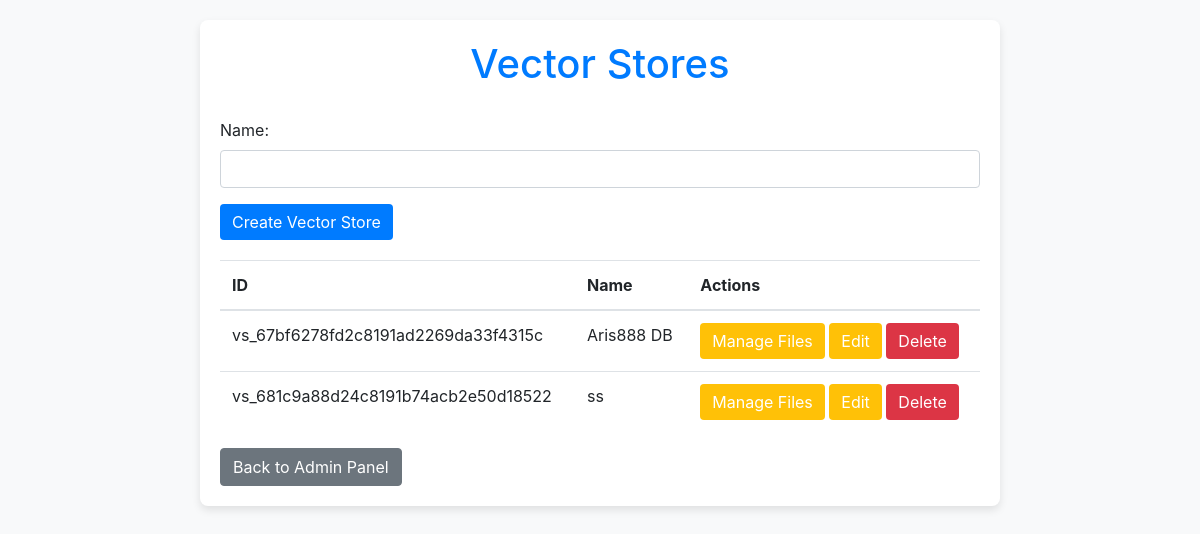
Before: /admin/vector_stores (signed in) with the older database file.
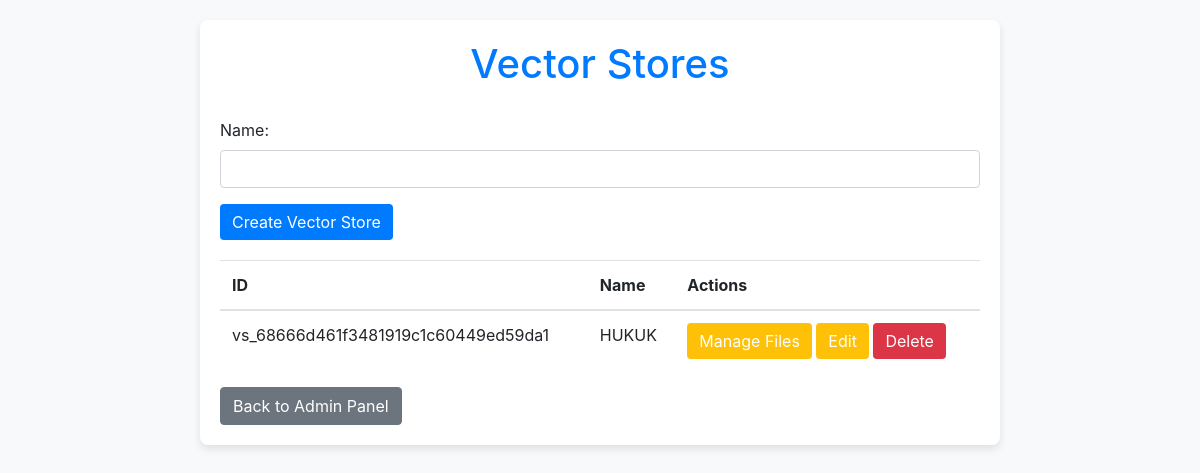
After: the same page with the newer database file.
### app.py (models this page shows)
class VectorStore(db.Model):
    id = db.Column(db.String, primary_key=True)
    name = db.Column(db.String)

### app.py (the view)
@app.route('/admin/vector_stores')
@admin_required
def vector_stores():
    vector_stores = VectorStore.query.all()
    return render_template('vector_stores.html', vector_stores=vector_stores)

### app.py (called while the page is built)
@login_manager.user_loader
def load_user(user_id):
    return db.session.get(User, int(user_id))

def admin_required(f):
    @wraps(f)
    def decorated_function(*args, **kwargs):
        if not current_user.is_authenticated or not current_user.is_admin:
            return redirect(url_for('login'))
        return f(*args, **kwargs)
    return decorated_function

### templates/vector_stores.html (shortened to what this page needs)
<!DOCTYPE html>
<html lang="en">
<head>
    <link rel="stylesheet" href="https://stackpath.bootstrapcdn.com/bootstrap/4.5.2/css/bootstrap.min.css">
</head>
<body>
    <div class="container">
        <h1>Vector Stores</h1>
        <form action="{{ url_for('create_vector_store') }}" method="post">
            <div class="form-group">
                <label for="name">Name:</label>
                <input type="text" class="form-control" id="name" name="name" required>
            </div>
            <button type="submit" class="btn btn-primary">Create Vector Store</button>
        </form>
        <table class="table">
            <thead>
                <tr>
                    <th>ID</th>
                    <th>Name</th>
                    <th>Actions</th>
                </tr>
            </thead>
            <tbody>
                {% for vector_store in vector_stores %}
                <tr>
                    <td>{{ vector_store.id }}</td>
                    <td>{{ vector_store.name }}</td>
                    <td>
                        <a href="{{ url_for('vector_store_files', vector_store_id=vector_store.id) }}" class="btn btn-warning">Manage Files</a>
                        <a href="{{ url_for('edit_vector_store', id=vector_store.id) }}" class="btn btn-warning">Edit</a>
                        <form action="{{ url_for('delete_vector_store', id=vector_store.id) }}" method="post" style="display:inline;">
                            <button type="submit" class="btn btn-danger">Delete</button>
                        </form>
                    </td>
                </tr>
                {% endfor %}
            </tbody>
        </table>
        <a href="/admin" class="btn btn-secondary">Back to Admin Panel</a>
    </div>
</body>
</html>

Changed rows visible on the page:
removed VectorStore: id "vs_67bf6278fd2c8191ad2269da33f4315c", name "Aris888 DB"
removed VectorStore: id "vs_681c9a88d24c8191b74acb2e50d18522", name "ss"
added VectorStore: id "vs_68666d461f3481919c1c60449ed59da1", name "HUKUK"
